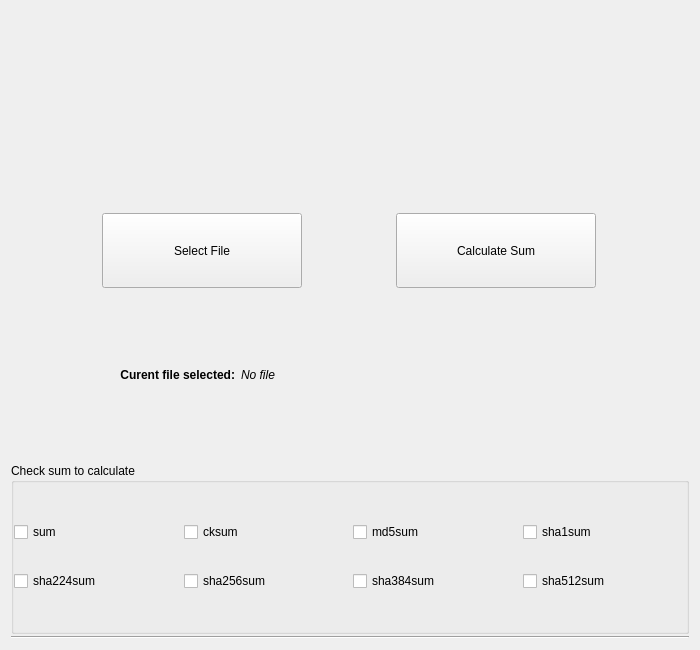
<?xml version="1.0" encoding="UTF-8"?>
<ui version="4.0">
 <class>GCheckSum</class>
 <widget class="QWidget" name="GCheckSum">
  <property name="geometry">
   <rect>
    <x>0</x>
    <y>0</y>
    <width>700</width>
    <height>650</height>
   </rect>
  </property>
  <property name="sizePolicy">
   <sizepolicy hsizetype="Expanding" vsizetype="Expanding">
    <horstretch>0</horstretch>
    <verstretch>0</verstretch>
   </sizepolicy>
  </property>
  <property name="minimumSize">
   <size>
    <width>700</width>
    <height>650</height>
   </size>
  </property>
  <property name="windowTitle">
   <string>GCheckSum</string>
  </property>
  <layout class="QVBoxLayout" name="verticalLayout" stretch="0,0,0,0,0">
   <property name="spacing">
    <number>2</number>
   </property>
   <item>
    <widget class="QLabel" name="logoLabel">
     <property name="sizePolicy">
      <sizepolicy hsizetype="Expanding" vsizetype="Fixed">
       <horstretch>0</horstretch>
       <verstretch>0</verstretch>
      </sizepolicy>
     </property>
     <property name="minimumSize">
      <size>
       <width>0</width>
       <height>200</height>
      </size>
     </property>
     <property name="text">
      <string/>
     </property>
     <property name="pixmap">
      <pixmap resource="resource.qrc">:/img/img/gchecksum.png</pixmap>
     </property>
     <property name="scaledContents">
      <bool>false</bool>
     </property>
     <property name="alignment">
      <set>Qt::AlignCenter</set>
     </property>
    </widget>
   </item>
   <item>
    <layout class="QHBoxLayout" name="fileLay">
     <property name="spacing">
      <number>3</number>
     </property>
     <item>
      <widget class="QPushButton" name="fileSelect">
       <property name="sizePolicy">
        <sizepolicy hsizetype="Fixed" vsizetype="Fixed">
         <horstretch>0</horstretch>
         <verstretch>0</verstretch>
        </sizepolicy>
       </property>
       <property name="minimumSize">
        <size>
         <width>200</width>
         <height>75</height>
        </size>
       </property>
       <property name="text">
        <string>Select File</string>
       </property>
      </widget>
     </item>
     <item>
      <widget class="QPushButton" name="calculateSum">
       <property name="sizePolicy">
        <sizepolicy hsizetype="Fixed" vsizetype="Fixed">
         <horstretch>0</horstretch>
         <verstretch>0</verstretch>
        </sizepolicy>
       </property>
       <property name="minimumSize">
        <size>
         <width>200</width>
         <height>75</height>
        </size>
       </property>
       <property name="text">
        <string>Calculate Sum</string>
       </property>
      </widget>
     </item>
    </layout>
   </item>
   <item>
    <layout class="QHBoxLayout" name="curFileLay" stretch="1,2">
     <property name="topMargin">
      <number>10</number>
     </property>
     <property name="bottomMargin">
      <number>10</number>
     </property>
     <item>
      <widget class="QLabel" name="curFileLabel">
       <property name="sizePolicy">
        <sizepolicy hsizetype="Expanding" vsizetype="Minimum">
         <horstretch>0</horstretch>
         <verstretch>0</verstretch>
        </sizepolicy>
       </property>
       <property name="minimumSize">
        <size>
         <width>0</width>
         <height>35</height>
        </size>
       </property>
       <property name="frameShape">
        <enum>QFrame::NoFrame</enum>
       </property>
       <property name="lineWidth">
        <number>1</number>
       </property>
       <property name="text">
        <string>&lt;b&gt;Curent file selected:&lt;b&gt;</string>
       </property>
       <property name="alignment">
        <set>Qt::AlignRight|Qt::AlignTrailing|Qt::AlignVCenter</set>
       </property>
      </widget>
     </item>
     <item>
      <widget class="QLabel" name="fileSelectLabel">
       <property name="sizePolicy">
        <sizepolicy hsizetype="Expanding" vsizetype="Minimum">
         <horstretch>0</horstretch>
         <verstretch>0</verstretch>
        </sizepolicy>
       </property>
       <property name="minimumSize">
        <size>
         <width>0</width>
         <height>35</height>
        </size>
       </property>
       <property name="text">
        <string>&lt;i&gt;No file&lt;/i&gt;</string>
       </property>
       <property name="alignment">
        <set>Qt::AlignLeading|Qt::AlignLeft|Qt::AlignVCenter</set>
       </property>
      </widget>
     </item>
    </layout>
   </item>
   <item>
    <widget class="QGroupBox" name="groupBox">
     <property name="title">
      <string>Check sum to calculate</string>
     </property>
     <property name="flat">
      <bool>false</bool>
     </property>
     <layout class="QVBoxLayout" name="verticalLayout_2">
      <property name="spacing">
       <number>1</number>
      </property>
      <property name="leftMargin">
       <number>0</number>
      </property>
      <property name="rightMargin">
       <number>0</number>
      </property>
      <item>
       <layout class="QHBoxLayout" name="groupLine1">
        <item>
         <widget class="QCheckBox" name="sumCheck">
          <property name="sizePolicy">
           <sizepolicy hsizetype="Minimum" vsizetype="Fixed">
            <horstretch>0</horstretch>
            <verstretch>0</verstretch>
           </sizepolicy>
          </property>
          <property name="minimumSize">
           <size>
            <width>75</width>
            <height>0</height>
           </size>
          </property>
          <property name="text">
           <string>sum</string>
          </property>
         </widget>
        </item>
        <item>
         <widget class="QCheckBox" name="cksumCheck">
          <property name="sizePolicy">
           <sizepolicy hsizetype="Minimum" vsizetype="Fixed">
            <horstretch>0</horstretch>
            <verstretch>0</verstretch>
           </sizepolicy>
          </property>
          <property name="minimumSize">
           <size>
            <width>90</width>
            <height>0</height>
           </size>
          </property>
          <property name="text">
           <string>cksum</string>
          </property>
         </widget>
        </item>
        <item>
         <widget class="QCheckBox" name="md5Check">
          <property name="sizePolicy">
           <sizepolicy hsizetype="Minimum" vsizetype="Fixed">
            <horstretch>0</horstretch>
            <verstretch>0</verstretch>
           </sizepolicy>
          </property>
          <property name="minimumSize">
           <size>
            <width>110</width>
            <height>0</height>
           </size>
          </property>
          <property name="text">
           <string>md5sum</string>
          </property>
         </widget>
        </item>
        <item>
         <widget class="QCheckBox" name="sha1Check">
          <property name="sizePolicy">
           <sizepolicy hsizetype="Minimum" vsizetype="Fixed">
            <horstretch>0</horstretch>
            <verstretch>0</verstretch>
           </sizepolicy>
          </property>
          <property name="minimumSize">
           <size>
            <width>120</width>
            <height>0</height>
           </size>
          </property>
          <property name="text">
           <string>sha1sum</string>
          </property>
         </widget>
        </item>
       </layout>
      </item>
      <item>
       <layout class="QHBoxLayout" name="groupLine2">
        <item>
         <widget class="QCheckBox" name="sha224Check">
          <property name="text">
           <string>sha224sum</string>
          </property>
         </widget>
        </item>
        <item>
         <widget class="QCheckBox" name="sha256Check">
          <property name="sizePolicy">
           <sizepolicy hsizetype="Minimum" vsizetype="Fixed">
            <horstretch>0</horstretch>
            <verstretch>0</verstretch>
           </sizepolicy>
          </property>
          <property name="minimumSize">
           <size>
            <width>130</width>
            <height>0</height>
           </size>
          </property>
          <property name="text">
           <string>sha256sum</string>
          </property>
         </widget>
        </item>
        <item>
         <widget class="QCheckBox" name="sha384Check">
          <property name="text">
           <string>sha384sum</string>
          </property>
         </widget>
        </item>
        <item>
         <widget class="QCheckBox" name="sha512Check">
          <property name="text">
           <string>sha512sum</string>
          </property>
         </widget>
        </item>
       </layout>
      </item>
     </layout>
    </widget>
   </item>
   <item>
    <widget class="Line" name="line">
     <property name="orientation">
      <enum>Qt::Horizontal</enum>
     </property>
    </widget>
   </item>
  </layout>
 </widget>
 <layoutdefault spacing="6" margin="11"/>
 <resources>
  <include location="resource.qrc"/>
 </resources>
 <connections/>
</ui>
